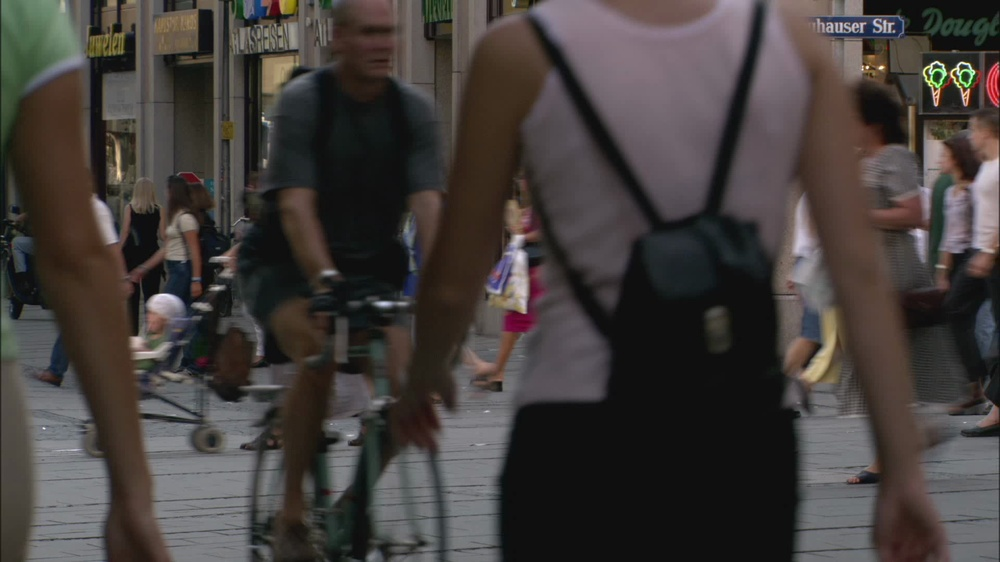
#> input picture ml/modules/module_03_intrusion/datasets/ground_truth/images/frame_00000.jpg, 1000 x 562 px, shrunk from 1920 x 1080 before the run; its folder holds only this picture in this run
$ python annotate.py
#> lines starting #> are read from the running program, lines starting #| are printed output that depends on the picture; after the words box and inside, x2 and y2 are one past the last pixel; in counts of white or black regions, pixels touching at a corner belong together
import cv2
import os
import glob


IMAGE_DIR = "datasets/ground_truth/images"
ANNOTATION_DIR = "datasets/ground_truth/annotations"


drawing = False
start_x = 0
start_y = 0
current_x = 0
current_y = 0
boxes = []


# [59 lines left out: functions mouse_callback, convert_to_yolo, save_annotations, not called in this run]


def main():

    os.makedirs(ANNOTATION_DIR, exist_ok=True)

    images = sorted(
        glob.glob(os.path.join(IMAGE_DIR, "*.jpg"))
    )

    if not images:
        print("No images found.")
        return

    print()
    print("=" * 60)
    print("NEXORA M03 - PERSON ANNOTATION TOOL")
    print("=" * 60)
    print()
    print("Controls:")
    print("  LEFT MOUSE  -> Draw person bounding box")
    print("  S            -> Save annotations and next image")
    print("  R            -> Reset boxes for current image")
    print("  Q            -> Quit")
    print()
    print("Class 0 = person")
    print("=" * 60)

    for image_index, image_path in enumerate(images):

        global boxes
        boxes = []

        image = cv2.imread(image_path)
#> image is the input picture: shape (562, 1000, 3); mean B, G, R 59.7, 62, 67.3

        if image is None:
            print(f"Could not read: {image_path}")
            continue

        image_height, image_width = image.shape[:2]
#> image_height = 562; image_width = 1000

        window_name = "NEXORA M03 - Annotate Persons"

        cv2.namedWindow(window_name)
        cv2.setMouseCallback(window_name, mouse_callback)

        while True:

            display = image.copy()

            # Draw already-created boxes
            for box in boxes:
                x1, y1, x2, y2 = box

                cv2.rectangle(
                    display,
                    (x1, y1),
                    (x2, y2),
                    (0, 255, 0),
                    2
                )

                cv2.putText(
                    display,
                    "person",
                    (x1, max(y1 - 5, 20)),
                    cv2.FONT_HERSHEY_SIMPLEX,
                    0.6,
                    (0, 255, 0),
                    2
                )

            # Draw box currently being created
            if drawing:
                cv2.rectangle(
                    display,
                    (start_x, start_y),
                    (current_x, current_y),
                    (255, 0, 0),
                    2
                )

            cv2.putText(
                display,
                f"Image {image_index + 1}/{len(images)} | "
                f"Boxes: {len(boxes)} | "
                f"S=Save  R=Reset  Q=Quit",
                (20, 30),
                cv2.FONT_HERSHEY_SIMPLEX,
                0.7,
                (255, 255, 255),
                2
            )
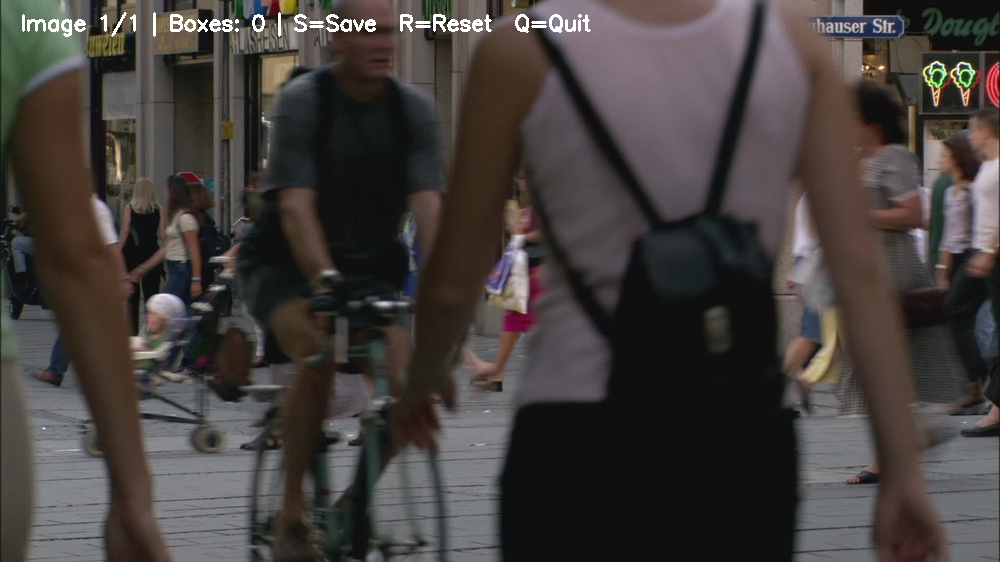
#> display: shape (562, 1000, 3); 0.61% of pixels changed, all inside (x1, y1, x2, y2) = (22, 12, 591, 37)

            cv2.imshow(window_name, display)

            key = cv2.waitKey(20) & 0xFF
#> (key q is pressed here)

            if key == ord("s"):

                annotation_name = (
                    os.path.splitext(
                        os.path.basename(image_path)
                    )[0]
                    + ".txt"
                )

                annotation_path = os.path.join(
                    ANNOTATION_DIR,
                    annotation_name
                )

                save_annotations(
                    annotation_path,
                    image_width,
                    image_height
                )

                print(
                    f"Saved {len(boxes)} boxes -> "
                    f"{annotation_path}"
                )

                break

            elif key == ord("r"):
                boxes = []
                print("Boxes reset.")

            elif key == ord("q"):
                cv2.destroyAllWindows()
                return

        cv2.destroyAllWindows()

    print()
    print("=" * 60)
    print("ANNOTATION COMPLETE")
    print("=" * 60)
    print(f"Images processed: {len(images)}")
    print(f"Annotations: {ANNOTATION_DIR}")
    print("=" * 60)


if __name__ == "__main__":
    main()

$ run again, on ml/modules/module_03_intrusion/datasets/ground_truth/images/frame_00052.jpg
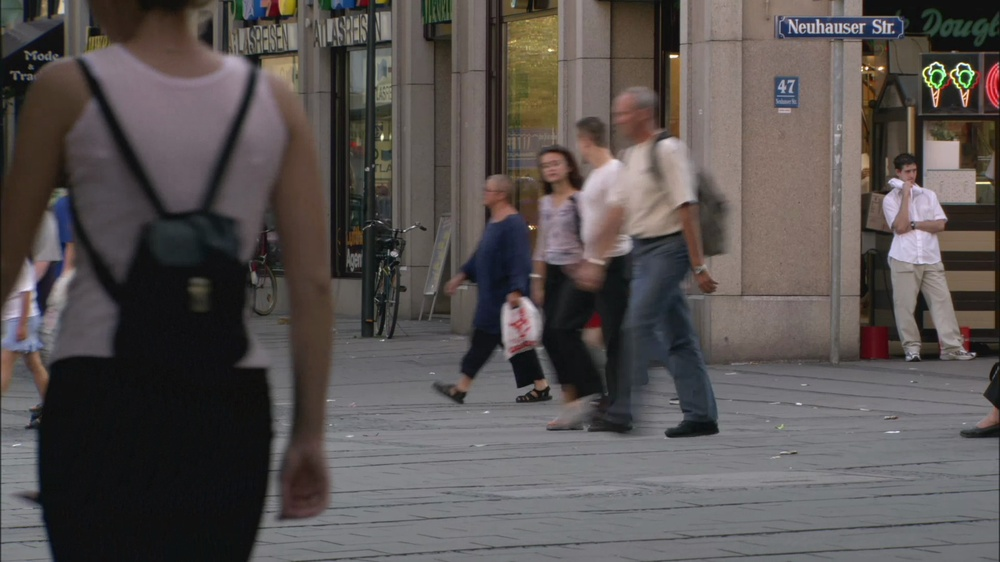
#> input picture ml/modules/module_03_intrusion/datasets/ground_truth/images/frame_00052.jpg, 1000 x 562 px, shrunk from 1920 x 1080 before the run
#> in main, image is the input picture: shape (562, 1000, 3); mean B, G, R 80.5, 81.6, 87.3
#> in main, `cv2.putText( display, f"Image {image_index + 1}/{len(images)} | " f"Bo..`:
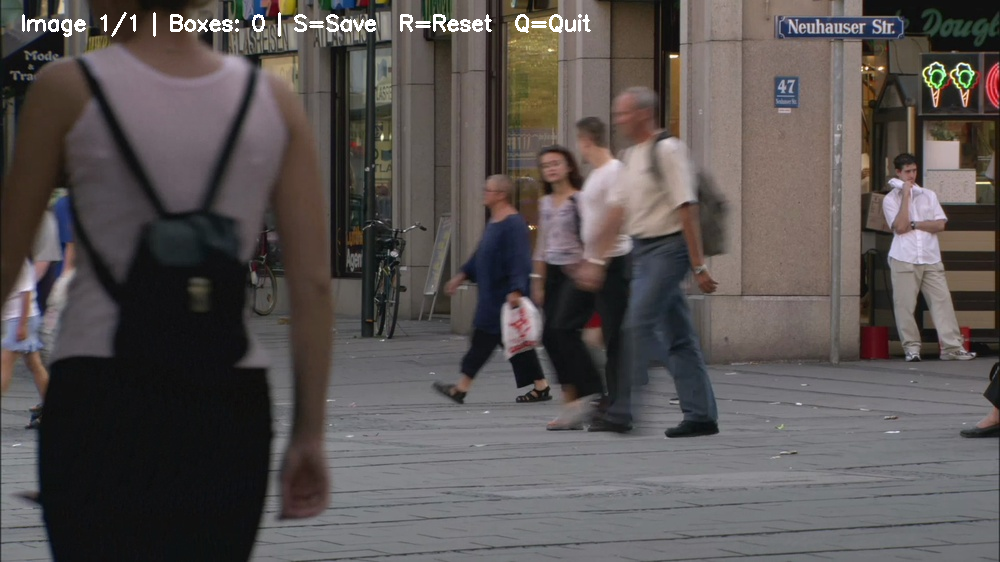
#> display: shape (562, 1000, 3); 0.61% of pixels changed, all inside (x1, y1, x2, y2) = (22, 12, 591, 37)

$ run again, on ml/modules/module_03_intrusion/datasets/ground_truth/images/frame_00064.jpg
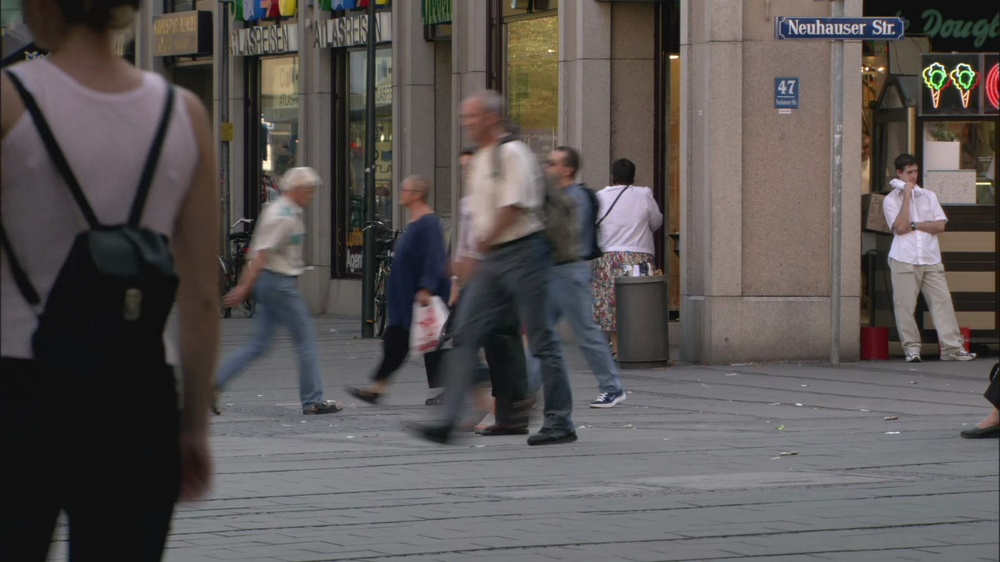
#> input picture ml/modules/module_03_intrusion/datasets/ground_truth/images/frame_00064.jpg, 1000 x 562 px, shrunk from 1920 x 1080 before the run
#> in main, image is the input picture: shape (562, 1000, 3); mean B, G, R 83.4, 84.4, 89.4
#> in main, `cv2.putText( display, f"Image {image_index + 1}/{len(images)} | " f"Bo..`:
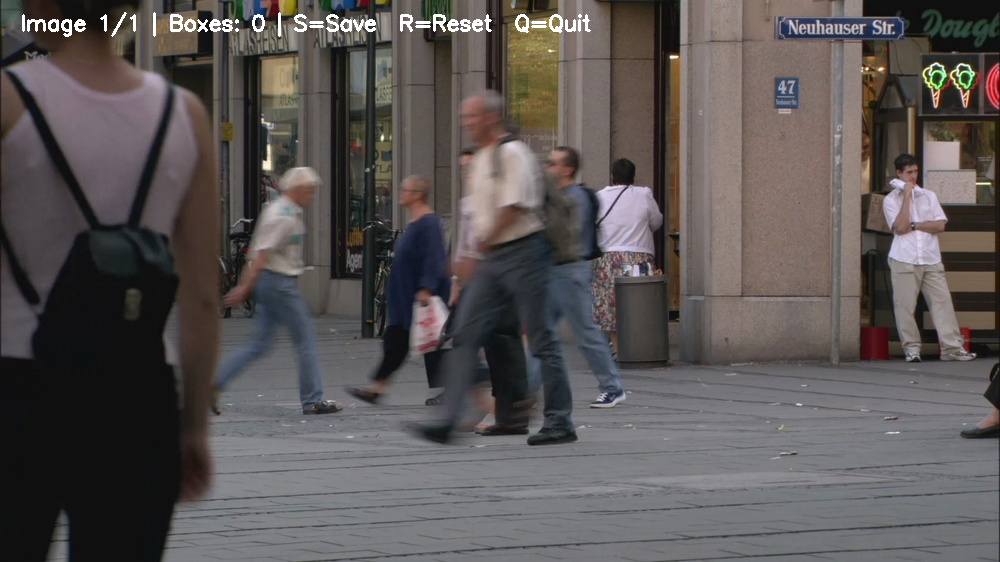
#> display: shape (562, 1000, 3); 0.61% of pixels changed, all inside (x1, y1, x2, y2) = (22, 12, 591, 37)

$ run again, on ml/modules/module_03_intrusion/datasets/ground_truth/images/frame_00077.jpg
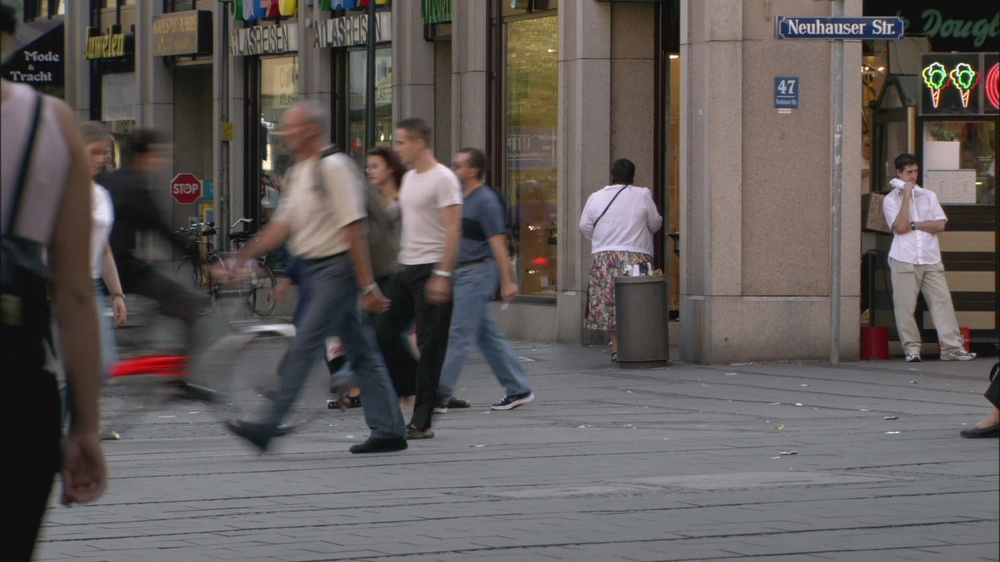
#> input picture ml/modules/module_03_intrusion/datasets/ground_truth/images/frame_00077.jpg, 1000 x 562 px, shrunk from 1920 x 1080 before the run
#> in main, image is the input picture: shape (562, 1000, 3); mean B, G, R 88.2, 89.8, 95.4
#> in main, `cv2.putText( display, f"Image {image_index + 1}/{len(images)} | " f"Bo..`:
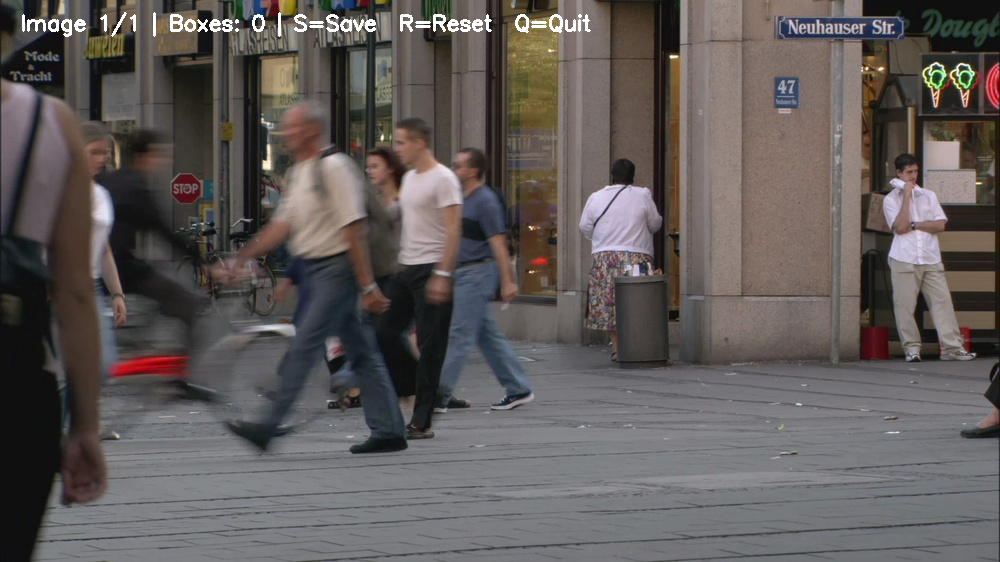
#> display: shape (562, 1000, 3); 0.61% of pixels changed, all inside (x1, y1, x2, y2) = (22, 12, 591, 37)

$ run again, on ml/modules/module_03_intrusion/datasets/ground_truth/images/frame_00013.jpg
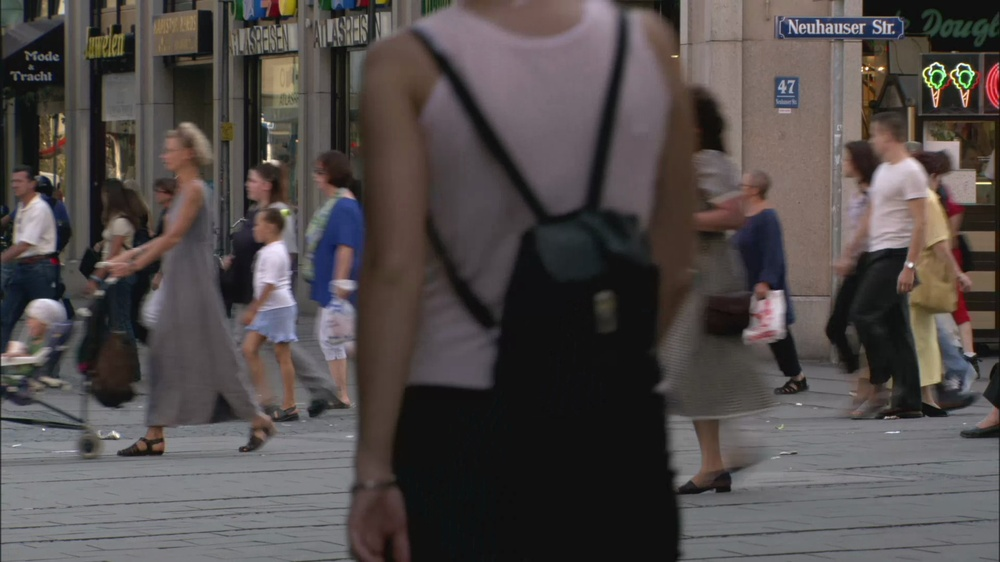
#> input picture ml/modules/module_03_intrusion/datasets/ground_truth/images/frame_00013.jpg, 1000 x 562 px, shrunk from 1920 x 1080 before the run
#> in main, image is the input picture: shape (562, 1000, 3); mean B, G, R 73.8, 74.5, 80.6
#> in main, `cv2.putText( display, f"Image {image_index + 1}/{len(images)} | " f"Bo..`:
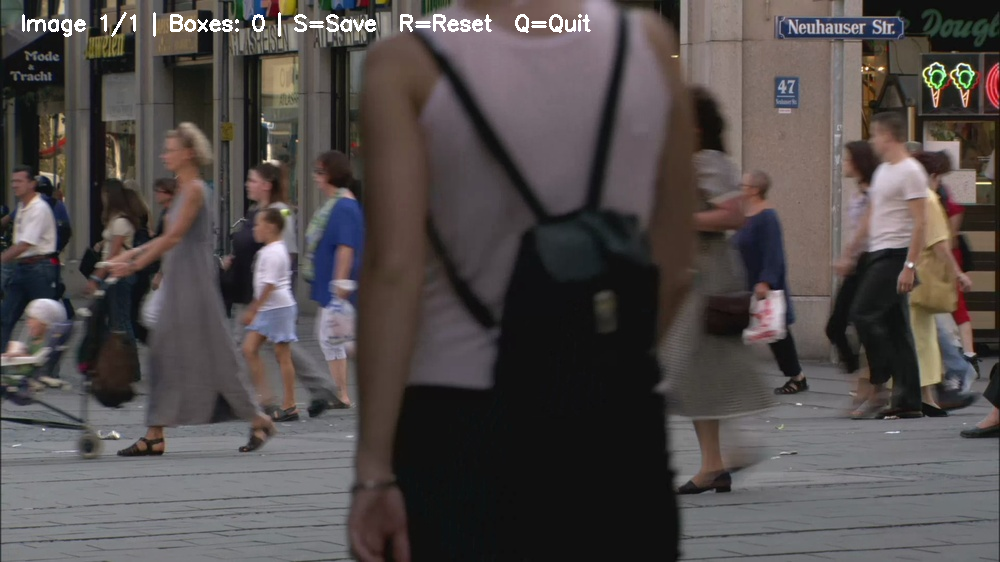
#> display: shape (562, 1000, 3); 0.61% of pixels changed, all inside (x1, y1, x2, y2) = (22, 12, 591, 37)
